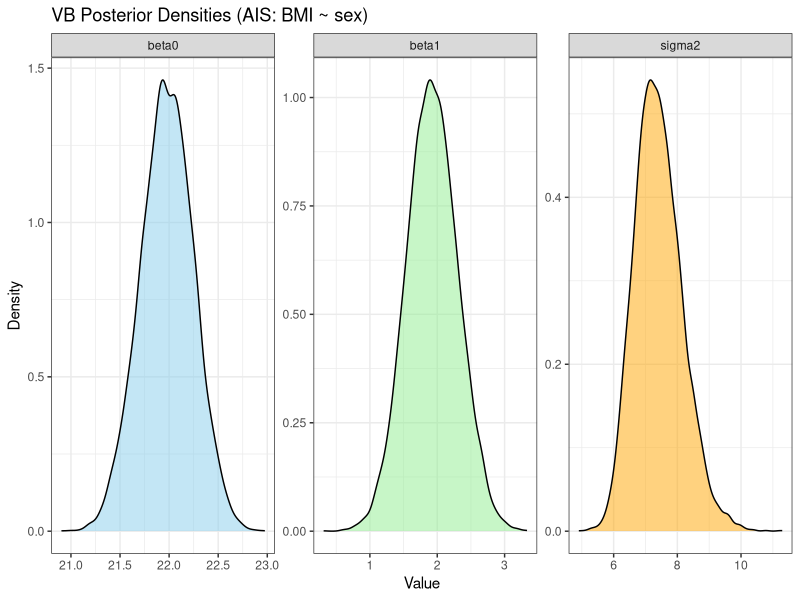

Here is the R script that generated this plot:
rm(list=ls())

# Libraries
library(sn)       # AIS dataset
library(MASS)     # mvrnorm
library(ggplot2)
library(dplyr)

# Prepare data
data(ais)
ais$sex_num <- ifelse(ais$sex == "male", 1, 0) # 0=female, 1=male

y <- as.matrix(ais$BMI)          # N x 1
N <- nrow(y)
X <- as.matrix(cbind(1, ais$sex_num))  # intercept + sex
d <- ncol(X)

# Prior parameters
tau2 <- 100
a0 <- 0.1
b0 <- 0.1

# Initialize variational parameters
mu <- matrix(0, nrow=d, ncol=1)         # d x 1
Lambda <- diag(1/tau2, d)               # d x d (precision)
a_tilde <- a0 + N/2
b_tilde <- b0 + 0.5 * sum((y - X %*% mu)^2)

# CAVI updates
max_iter <- 1000
tol <- 1e-6

for(iter in 1:max_iter){
  
  # Ensure scalar
  scal <- as.numeric(a_tilde / b_tilde)
  
  # Update q(beta)
  Lambda_new <- scal * t(X) %*% X + diag(1/tau2, d)
  mu_new <- solve(Lambda_new) %*% (scal * t(X) %*% y)
  
  # Update q(sigma^2)
  quad <- t(y - X %*% mu_new) %*% (y - X %*% mu_new)    # 1x1 matrix
  trace_term <- sum(diag(X %*% solve(Lambda_new) %*% t(X)))
  b_tilde_new <- b0 + 0.5 * (as.numeric(quad) + trace_term)
  
  # Convergence check
  if(max(abs(mu - mu_new)) < tol && max(abs(diag(Lambda - Lambda_new))) < tol && abs(b_tilde - b_tilde_new) < tol){
    mu <- mu_new
    Lambda <- Lambda_new
    b_tilde <- b_tilde_new
    break
  }
  
  # Update
  mu <- mu_new
  Lambda <- Lambda_new
  b_tilde <- b_tilde_new
}

# Posterior covariance of beta
Sigma_beta <- solve(Lambda)   # covariance matrix
sd_beta <- sqrt(diag(Sigma_beta))

# Posterior mean and variance for sigma^2 (if defined)
mean_sigma2 <- if(a_tilde > 1) b_tilde / (a_tilde - 1) else NA
var_sigma2  <- if(a_tilde > 2) (b_tilde^2) / ((a_tilde - 1)^2 * (a_tilde - 2)) else NA

# Print results
cat("Variational posterior of beta (Normal):\n")
cat("Mean (mu):\n"); print(as.vector(mu))
cat("\nCovariance (Sigma_beta):\n"); print(Sigma_beta)
cat("\nStandard deviations (sd_beta):\n"); print(sd_beta)

cat("\nVariational posterior of sigma^2 (Inverse-Gamma):\n")
cat("a_tilde =", a_tilde, "\n")
cat("b_tilde =", b_tilde, "\n")
cat("E[sigma^2] =", mean_sigma2, "\n")
cat("Var[sigma^2] =", var_sigma2, "\n")



# Posterior samples of betas and sigma2
nsamp <- 10000
beta_samples <- mvrnorm(nsamp, mu = as.vector(mu), Sigma = Sigma_beta)
# sample sigma^2 from inverse-gamma via 1 / Gamma(shape=a_tilde, rate=b_tilde)
sigma2_samples <- 1 / rgamma(nsamp, shape = a_tilde, rate = b_tilde)

# Prepare long dataframe for ggplot (beta0, beta1, sigma2)
df <- data.frame(
  value = c(beta_samples[,1], beta_samples[,2], sigma2_samples),
  parameter = rep(c("beta0", "beta1", "sigma2"), each = nsamp)
)

# Faceted density plot with separate fills
p_facet <- ggplot(df, aes(x = value, fill = parameter)) +
  geom_density(alpha = 0.5) +
  facet_wrap(~parameter, scales = "free") +
  scale_fill_manual(values = c("skyblue", "lightgreen", "orange")) +
  labs(title = "VB Posterior Densities (AIS: BMI ~ sex)",
       x = "Value", y = "Density") +
  theme_bw() +
  theme(legend.position = "none")

print(p_facet)

 
